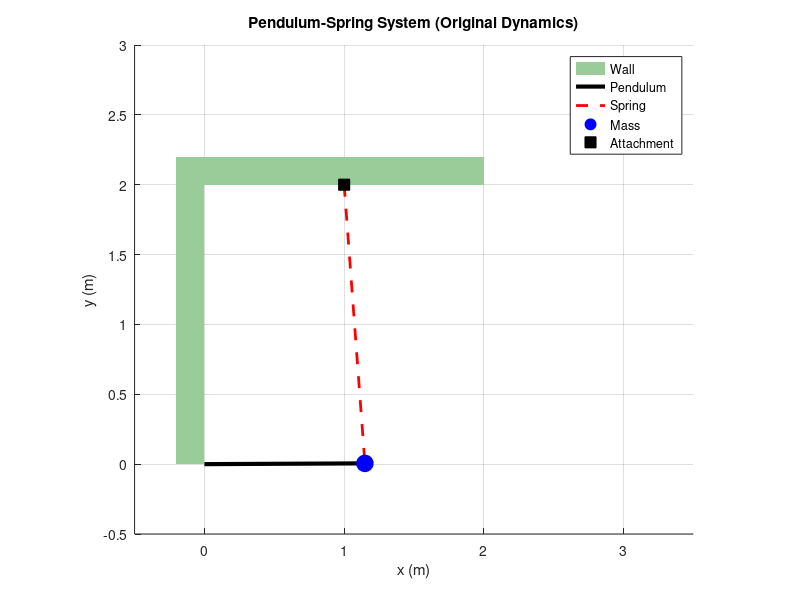

This chart was generated by the following MATLAB code:
function pendulum_spring_demo
%% PENDULUM_SPRING_DEMO
% Improved version of the pendulum-spring simulation.
% The ODE is exactly the same as your original (preserves your physics).
% Improvements:
%   - Proper use of radians/degrees (ODE uses degrees internally)
%   - Cleaner animation (no unnecessary recomputation inside loop)
%   - Removed 'clear all' (use 'clear variables' instead)
%   - Added axis labels, legend, grid
%   - Precomputed mass positions for smooth animation

    clc;
    clear variables;
    close all;

    %% Simulation parameters (same as yours)
    g = 9.81;
    m = 40;
    k = 2000;
    % No L_natural needed – the spring extension is computed directly in ODE

    %% Time span and initial condition (theta in degrees)
    t_span = [0, 60];
    theta0_deg = 5;    % initial angle in degrees
    omega0 = 0;
    initial_cond = [theta0_deg; omega0];

    %% Solve ODE (using your original function, but converted to degrees)
    % Note: The ODE function 'navasan' expects theta in DEGREES.
    [T, Y] = ode45(@navasan, t_span, initial_cond);
    theta_deg = Y(:,1);
    omega = Y(:,2);

    %% Precompute mass positions for animation
    % From your original code: x_mass = 1 + 2*sind(theta), y_mass = 2*(1-cosd(theta))
    x_mass = 1 + 2*sind(theta_deg);
    y_mass = 2*(1 - cosd(theta_deg));

    % Fixed wall point (where spring attaches)
    wall_x = 1;
    wall_y = 2;

    %% Set up figure
    figure('Name', 'Pendulum with Spring', 'NumberTitle', 'off');
    hold on;
    axis equal;
    axis([-0.5 3.5 -0.5 3]);
    grid on;
    xlabel('x (m)');
    ylabel('y (m)');
    title('Pendulum-Spring System (Original Dynamics)');

    % Draw ground/wall (green patch)
    fill([-0.2, 0, 0, 2, 2, -0.2], [0, 0, 2, 2, 2.2, 2.2], [0.6, 0.8, 0.6], 'EdgeColor', 'none');

    % Pendulum line (from pivot at (0,0) to mass)
    pendulum_line = plot([0, x_mass(1)], [0, y_mass(1)], 'k-', 'LineWidth', 3);

    % Spring line (from wall to mass)
    spring_line = plot([wall_x, x_mass(1)], [wall_y, y_mass(1)], 'r--', 'LineWidth', 2);

    % Mass marker
    mass_marker = plot(x_mass(1), y_mass(1), 'bo', 'MarkerSize', 12, 'MarkerFaceColor', 'b');

    % Mark the wall attachment point
    plot(wall_x, wall_y, 'ks', 'MarkerSize', 8, 'MarkerFaceColor', 'k');

    legend('Wall', 'Pendulum', 'Spring', 'Mass', 'Attachment', 'Location', 'best');

    %% Animation loop
    fprintf('Animating...\n');
    for i = 1:length(T)
        set(pendulum_line, 'XData', [0, x_mass(i)], 'YData', [0, y_mass(i)]);
        set(spring_line,   'XData', [wall_x, x_mass(i)], 'YData', [wall_y, y_mass(i)]);
        set(mass_marker,   'XData', x_mass(i), 'YData', y_mass(i));
        drawnow;
        pause(0.01);
    end
    fprintf('Animation finished.\n');

    %% Nested ODE function (your original, unchanged)
    function dx = navasan(t, x)
        % x(1) = theta (degrees), x(2) = theta_dot
        theta = x(1);
        % Compute spring extension and torque using your exact formulas
        % (Note: sind, cosd, atand are used because theta is in degrees)
        r = sqrt(4*(1-cosd(theta)^2) + (1+2*sind(theta))^2);
        alpha = atand(2*(1-cosd(theta)) / (1+2*sind(theta)));
        dx = zeros(2,1);
        dx(1) = x(2);
        dx(2) = -9.81*sind(theta) - (k/m)*(r - 1)*cosd(theta - alpha);
    end

end
